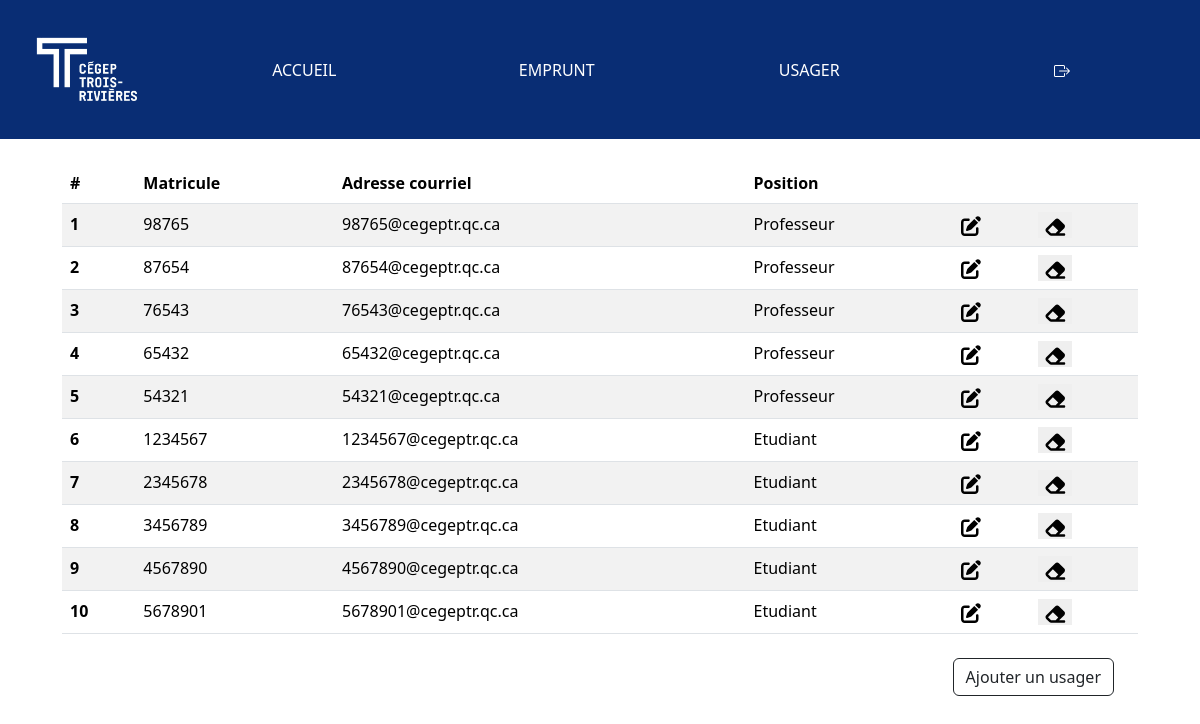
/usager.php (signed in), run on the app's committed database.
### tables this page shows
CREATE TABLE `usagers` (
  `id_usager` int(10) NOT NULL AUTO_INCREMENT,
  `matricule` int(7) NOT NULL UNIQUE,
  `mot_de_passe` varchar(1024) NOT NULL,
  `adresse_courriel` varchar(255) NOT NULL UNIQUE,
  `position` varchar(255) NOT NULL,
  PRIMARY KEY (`id_usager`)
);

### usager.php (the view, shortened to what this page needs)
<!DOCTYPE html>
<html lang="fr-ca">
<head>
    <link href="https://cdn.jsdelivr.net/npm/bootstrap@5.3.2/dist/css/bootstrap.min.css" rel="stylesheet">
    <link rel="stylesheet" type="text/css" href="css/style.css">
    <link rel="stylesheet" href="https://cdnjs.cloudflare.com/ajax/libs/font-awesome/4.7.0/css/font-awesome.min.css">
</head>
<body>
    <?php
        include 'variables.php';
        echo $navbar;
        $matricule = $_SESSION['matricule'];
        $position = $_SESSION['position'];
        $serverName = "localhost";
        $usernameDB = "root";
        $passwordDB = "";
        $dbName = "gestion_des_prets";
        $conn = new mysqli($serverName,$usernameDB,$passwordDB,$dbName);
        if($position == "Etudiant") {
            $sql = "SELECT * FROM usagers WHERE matricule = '$matricule'";
            $result = $conn->query($sql);
            if($result->num_rows > 0) {
    ?>
                <div class="row g-0 h-50 d-flex">
    <?php
                    while($row = $result->fetch_assoc())
                        echo
                            "<div class='card col-lg-4 col-md-6 col-8 mx-auto align-self-center m-2 p-1'>
                                <div class='card-body'>
                                    <h5 class='card-title'>Matricule: " . $row['matricule'] . "</h5>
                                    <p class='card-text'>Adresse courriel: " . $row['adresse_courriel'] . "</p>
                                    <p class='card-text'>Position: " . $row['position'] . "</p>
                                </div>
                            </div>";
    ?>
                </div>
    <?php
            }
        }
        else if($position == "Professeur") {
            $sql = "SELECT * FROM usagers";
            $result = $conn->query($sql);
            if($result->num_rows > 0) {
    ?>
                <div class="container col-md-11 col-12 mt-4 mx-auto">
                    <table class="table table-striped">
                        <thead>
                            <tr>
                                <th scope="col">#</th>
                                <th scope="col">Matricule</th>
                                <th scope="col">Adresse courriel</th>
                                <th scope="col">Position</th>
                                <th scope="col"></th>
                                <th scope="col"></th>
                            </tr>
                        </thead>
                        <tbody>
    <?php
                            while($row = $result->fetch_assoc())
                                echo
                                    "<tr>
                                        <th scope='row'>" . $row['id_usager'] . "</th>
                                        <td>" . $row['matricule'] . "</td>
                                        <td>" . $row['adresse_courriel'] . "</td>
                                        <td>" . $row['position'] . "</td>
                                        <td>
                                            <a href='modifierU.php?id_usager=" . $row['id_usager'] . "'>
                                            </a>
                                        </td>
                                        <td>
                                            <button type='button' class='border border-0' data-bs-toggle='modal' data-bs-target='#confirmationModal" . $row['id_usager'] . "'>
                                            </button>
                                            <div class='modal fade align-content-center' id='confirmationModal" . $row['id_usager'] . "' tabindex='-1' aria-labelledby='confirmationModalLabel" . $row['id_usager'] . "' aria-hidden='true'>
                                                            <h5 class='modal-title' id='confirmationModalLabel" . $row['id_usager'] . "'>
                                                            </h5>
                                                            <a href='supprimerU.php?id_usager=" . $row['id_usager'] . "'><button type='button' class='btn btn-danger'>Supprimer</button></a>
                                            </div>
                                        </td>
                                    </tr>";
    ?>
                        </tbody>
                    </table>
                    <div class="d-flex justify-content-end m-4">
                        <button id="addUser" type="button" value="Ajouter un usager" class="btn btn-outline-dark" onclick="document.location.href='ajouterU.php'">
                            Ajouter un usager
                        </button>
                    </div>
                </div>
    <?php
            }
        }
        else {
            echo "Aucun résultat";
        }
    ?>
</body>
</html>

### css/style.css (style rules this page uses)
body, html { margin: 0; height: 100%; }

### data on the page
usagers: id_usager "1", matricule "98765", adresse_courriel "98765@cegeptr.qc.ca", position "Professeur"
usagers: id_usager "2", matricule "87654", adresse_courriel "87654@cegeptr.qc.ca", position "Professeur"
usagers: id_usager "3", matricule "76543", adresse_courriel "76543@cegeptr.qc.ca", position "Professeur"
usagers: id_usager "4", matricule "65432", adresse_courriel "65432@cegeptr.qc.ca", position "Professeur"
usagers: id_usager "5", matricule "54321", adresse_courriel "54321@cegeptr.qc.ca", position "Professeur"
usagers: id_usager "6", matricule "1234567", adresse_courriel "1234567@cegeptr.qc.ca", position "Etudiant"
usagers: id_usager "7", matricule "2345678", adresse_courriel "2345678@cegeptr.qc.ca", position "Etudiant"
usagers: id_usager "8", matricule "3456789", adresse_courriel "3456789@cegeptr.qc.ca", position "Etudiant"
usagers: id_usager "9", matricule "4567890", adresse_courriel "4567890@cegeptr.qc.ca", position "Etudiant"
usagers: id_usager "10", matricule "5678901", adresse_courriel "5678901@cegeptr.qc.ca", position "Etudiant"
